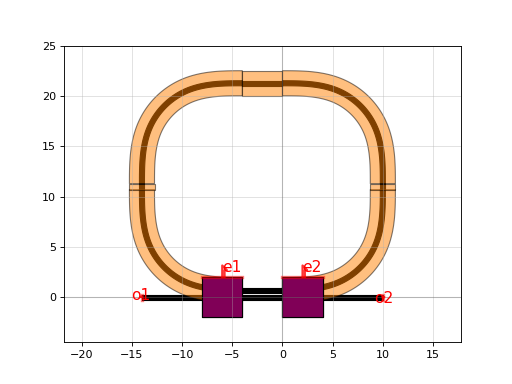

Write the Python code that produced this figure.
import gdsfactory as gf

c = gf.components.ring_single_heater(gap=0.2, radius=10.0, length_x=4.0, length_y=0.6, port_orientation=90, via_stack_offset=[0, 0])
c.plot()
